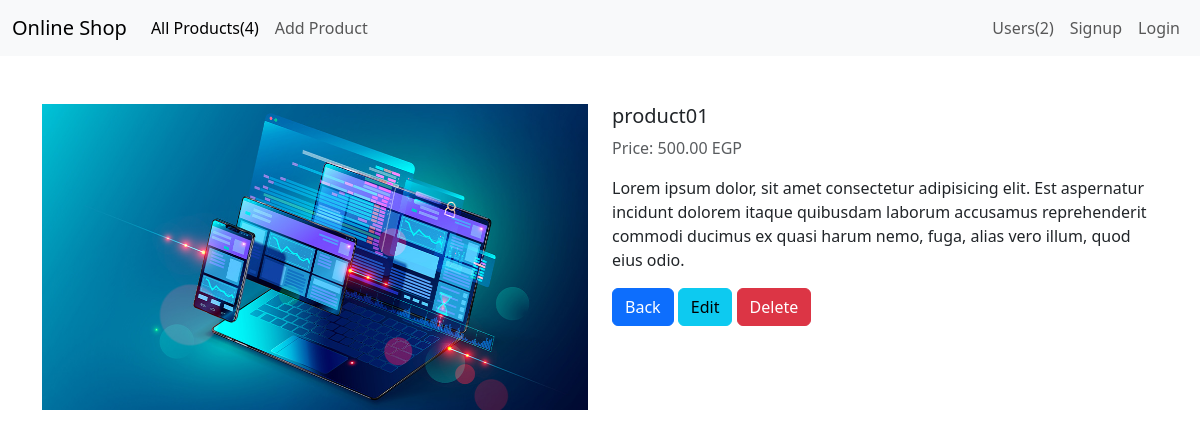
The app's page /show.php?id=47 with its own data.
### tables this page shows
CREATE TABLE `products` (
  `id` int(11) NOT NULL,
  `product_name` varchar(100) NOT NULL,
  `price` decimal(10,2) NOT NULL,
  `description` varchar(3000) NOT NULL,
  `image` varchar(500) NOT NULL
);

### App.php (called while the page is built, shortened)
<?php
require_once "classes/Sessions.php";
require_once "classes/databases/MYSQL.php";
require_once "classes/Request.php";
$hostname = "localhost";
$dbname = "db_shops";
$username = "root";
$password = "";
$db = new MYSQL($hostname,$dbname,$username,$password);
$req = new Request();
$session = new Sessions();

### classes/databases/MYSQL.php (called while the page is built, shortened)
<?php
require_once "QueryBuilder.php";
class MYSQL {
  private $host_name;
  private $user_name;
  private $password;
  private $database_name;
  public function __construct($host_name,$database_name,$user_name,$password){
    $this->host_name = $host_name;
    $this->user_name = $user_name;
    $this->password = $password;
    $this->database_name = $database_name;
  }
  public function Connect(){
    $conn = mysqli_connect($this->host_name,$this->user_name,$this->password,$this->database_name);
    return ($conn) ? $conn : "Connection is Error";
  }
  public function ReadRow($table, $id){
    $read_data = new QueryBuilder();
    $query = $read_data->SelectRowByID($table, $id);
    $row = mysqli_query($this->Connect(),$query);
    $result = mysqli_fetch_assoc($row);
    return mysqli_num_rows($row) > 0 ? $result : false;
  }
  public function CountRows($table){
    $query = new QueryBuilder();
    $sql = $query->CountRows($table);
    $query_count = mysqli_query($this->Connect(),$sql);
    $result = mysqli_num_rows($query_count);
    return $result;
  }
}

### classes/databases/QueryBuilder.php (called while the page is built, shortened)
<?php
class QueryBuilder
{
  public function SelectRowByID($table, $id)
  {
    return "SELECT * FROM $table WHERE id ='$id'";
  }
  public function CountRows($table)
  {
    return "SELECT * FROM $table";
  }
}

### classes/Sessions.php (called while the page is built, shortened)
<?php
class Sessions {
   public function __construct()
   {
      if(\session_status()){
         return \session_start();
      }
   }
   public function hasSession($key){
      return isset($_SESSION[$key]) ? $_SESSION[$key] : null;
   }
}

### classes/Request.php (called while the page is built, shortened)
<?php
class Request {
   public function GET($key){
      return isset($_GET[$key]) ? $_GET[$key] : false;
   }
}

### show.php (the view)
<?php include 'inc/header.php'; ?>
<?php $id = $req->GET("id"); ?>
<div class="container my-5">
    <div class="row">
        <?php $row = $db->ReadRow("products", $id); ?>
        <div class="col-lg-6">
            <img src="images/upload/<?= $row['image'] ?>" class="card-img-top">
        </div>
        <div class="col-lg-6">
            <h5><?= $row['product_name'] ?></h5>
            <p class="text-muted">Price: <?= $row['price'] ?> EGP</p>
            <p><?= $row['description'] ?></p>
            <a href="index.php" class="btn btn-primary">Back</a>
            <a href="edit.php?id=<?= $row['id'] ?>" class="btn btn-info">Edit</a>
            <a href="handlers/handleDelete.php?id=<?= $row['id'] ?>" class="btn btn-danger">Delete</a>
        </div>
    </div>
</div>
<?php include 'inc/footer.php'; ?>

### inc/header.php (shortened to what this page needs)
<?php require_once "App.php"; ?>
<!DOCTYPE html>
<html lang="en">
    <head>
        <link href="css/bootstrap.min.css" rel="stylesheet">
    </head>
    <body>
        <nav class="navbar navbar-expand-lg bg-body-tertiary">
            <div class="container-fluid">
                <a class="navbar-brand" href="index.php">Online Shop</a>
                <div class="collapse navbar-collapse" id="navbarSupportedContent">
                    <ul class="navbar-nav me-auto mb-2 mb-lg-0">
                        <li class="nav-item">
                            <a class="nav-link active" aria-current="page" href="index.php">All Products(<?= $db->CountRows("products")?>)</a>
                        </li>
                        <li class="nav-item">
                            <a class="nav-link" href="Add.php">Add Product</a>
                        </li>
                    </ul>
                </div>
                <nav class="navbar-nav ml-auto">
                    <ul class="navbar-nav ms-auto mb-2 mb-lg-0">
                        <?php $countUser = $db->CountRows("users"); ?>
                        <li class="nav-item">
                            <a class="nav-link" href="#">Users(<?= $countUser ?>)</a>
                        </li>
                        <?php
                            if($session->hasSession("current_login")){
                                $current_user = $session->Get("current_login");
                                $user_id = $current_user['id'];
                                $username = $current_user['username'];
                                $email = $current_user['email'];
                        ?>
                        <li class="nav-item">
                            <a class="nav-link" href="#"><?= $username ?></a>
                        </li>
                        <li class="nav-item">
                            <a class="nav-link" href="handlers/handleLogout.php">Logout</a>
                        </li>
                        <?php }else{ ?>
                        <li class="nav-item">
                            <a class="nav-link" href="register.php">Signup</a>
                        </li>
                        <li class="nav-item">
                            <a class="nav-link" href="login.php">Login</a>
                        </li>
                        <?php }?>
                    </ul>
                </nav>
            </div>
        </nav>

### inc/footer.php
  </body>
</html>

### records on screen
products: image (picture), product_name "product01", price "500.00", description "Lorem ipsum dolor, sit amet consectetur adipisicing elit. Est aspernatur incidunt dolorem itaque quibusdam laborum accusamus reprehenderit commodi ducimus ex quasi harum nemo, fuga, alias vero illum, quod eius odio."

### other values on screen
$db->CountRows("products") "4"
$countUser "2"
